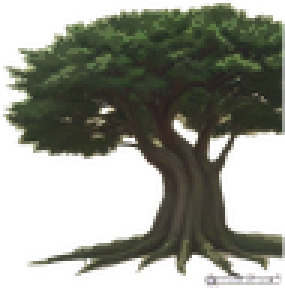
#> input picture assets/props/tree.png, 95 x 96 px (shown 3 times larger)
$ python -i gen_props.py   (imports and definitions only)
#> lines starting #> are read from the running program, lines starting #| are printed output that depends on the picture; after the words box and inside, x2 and y2 are one past the last pixel; in counts of white or black regions, pixels touching at a corner belong together
#> further down, picture is the input picture: PIL image 95x96 RGBA; mean R, G, B, A 55.3, 58.1, 46.3, 141.7
#!/usr/bin/env python
"""Vygeneruje sprity krajinných prvků (stromy, skály, trs, rákosí…) do assets/props.

Postup: Pollinations (zdarma, bez klíče) -> vyříznutí pozadí -> výběr nejlepšího
kandidáta -> zmenšení na cílovou výšku. Stejná logika vyříznutí jako u postav
(`scripts/process_units.py`): polarita podle jasu středu vs. okraje, prahování
a největší souvislá oblast uprostřed.

Proč zvlášť skript: prvky se generují po jednom (model nezvládá víc věcí
v jednom obrázku), potřebují jiné pozadí než postavy (středně šedé, aby šly
vyříznout i světlé věci jako závěj) a je potřeba vybírat z kandidátů — model
občas vyrobí scénu místo jednoho objektu.

Použití:
    python scripts/gen_props.py                       # všechny druhy, 3 kandidáti
    python scripts/gen_props.py --kinds tree,pine      # jen některé
    python scripts/gen_props.py --candidates 4 --seed 100

Po generování se sprity srovnají do palety:
    python scripts/grade_art.py --in assets/props --out assets/props
    python scripts/check-art.py --dir assets/props

Vyžaduje: pillow, numpy, scipy (venv ComfyUI) + internet.
"""
import argparse
import io
import os
import sys
import time
import urllib.parse
import urllib.request

import numpy as np
from PIL import Image
from scipy import ndimage

sys.path.insert(0, os.path.dirname(os.path.abspath(__file__)))

DST = 'assets/props'
BG = 'plain flat medium grey background'
STYLE = 'top-down game sprite, muted earthy fantasy colors, no shadow, no text'
# Motiv zvoleného balíčku „Žoldnéřská kronika" (pergamen + inkoust). Sprity se
# jím dají přegenerovat, aby nebyly jen barevně srovnané, ale měly i stejný
# jazyk linek (docs/STYL_GRAFIKY.md §7).
STYLE_KRONIKA = ('old chronicle illustration style, sepia and olive ink linework with hatching, '
                 'aged parchment tones, muted earthy medieval palette')
STYLES = {'plain': STYLE, 'kronika': STYLE + ', ' + STYLE_KRONIKA}

# druh -> (co nakreslit, cílová výška sprity v px)
PROPS = [
    ('tree',    'single deciduous tree, olive green foliage, brown trunk', 96),
    ('pine',    'single tall pine tree, dark green needles', 96),
    ('boulder', 'single grey boulder stone', 64),
    ('bush',    'small round bush shrub, green leaves', 64),
    ('pebble',  'two small grey stones', 48),
    ('reed',    'cluster of marsh reeds, green brown stalks', 64),
    ('tuft',    'small tuft of grass blades', 48),
    ('drift',   'low snow drift patch, pale white snow', 48),
    ('ripple',  'gentle water ripple lines, pale blue grey', 48),
    ('rut',     'two parallel wheel ruts in dirt, brown', 48),
]

CLOSE = 7       # propojí fragmenty, uzavře díry
PAD = 6         # odsazení ořezu kolem popředí


def cutout(img):
    """Vyříznutý sprite (RGBA) nebo None. Stejná logika jako u postav."""
    rgb = np.asarray(img.convert('RGB')).astype(np.float32)
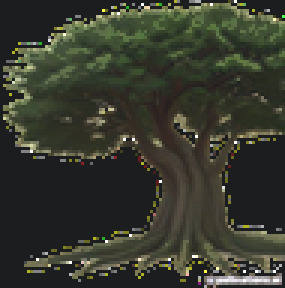
#> rgb: shape (96, 95, 3) float32 (shown 3 times larger); mean R, G, B 55.3, 58.1, 46.3
    h, w, _ = rgb.shape
#> h = 96; w = 95
    lum = rgb.mean(axis=-1)
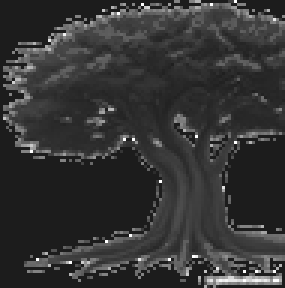
#> lum: shape (96, 95) float32 (shown 3 times larger); min 28.67, max 255, mean 53.2
    c = lum[int(h * 0.3):int(h * 0.7), int(w * 0.3):int(w * 0.7)]
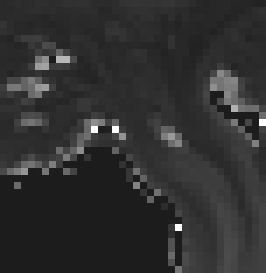
#> c: shape (39, 38) float32 (shown 7 times larger); min 28.67, max 255, mean 48.5
    border = np.concatenate([lum[0, :], lum[-1, :], lum[:, 0], lum[:, -1]])
#> border = 382 values, max 255 at index 78, min 28.67 at index 0, mean 36.54
    c_med, b_med = float(np.median(c)), float(np.median(border))
#> c_med = 44; b_med = 28.67
    if abs(c_med - b_med) < 6:          # objekt a pozadí splývají
        return None
    thr = (c_med + b_med) / 2.0
#> thr = 36.33
    fg = (lum < thr) if c_med < b_med else (lum > thr)
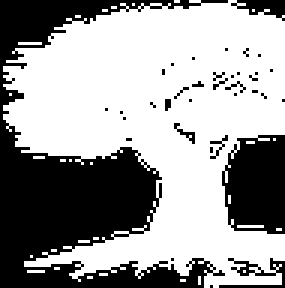
#> fg: shape (96, 95) bool (shown 3 times larger); 62% white; 36 black regions (32 under 20 px), largest, box (x1, y1, x2, y2) and area: (0, 0, 76, 96) 2654, (74, 45, 95, 78) 574, (73, 86, 95, 96) 75, (77, 0, 95, 7) 69
    fg = ndimage.binary_closing(fg, structure=np.ones((CLOSE, CLOSE)))
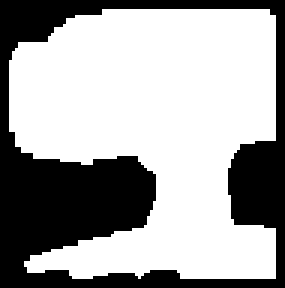
#> fg: shape (96, 95) bool (shown 3 times larger); 64.6% white; 1 black region, box (x1, y1, x2, y2) and area: (0, 0, 95, 96) 3232
    labels, n = ndimage.label(fg)
#> n = 1
    if n == 0:
        return None
    sizes = ndimage.sum(fg, labels, range(1, n + 1))
#> sizes = [5888]
    keep = (labels == int(np.argmax(sizes)) + 1)

    ys, xs = np.where(keep)
#> ys = 5888 values from 3 to 92; xs = 5888 values, max 91 at index 178, min 3 at index 1288, mean 51.38
    if len(xs) == 0:
        return None
    rgba = np.asarray(img.convert('RGBA')).copy()
    rgba[..., 3] = keep.astype(np.uint8) * 255
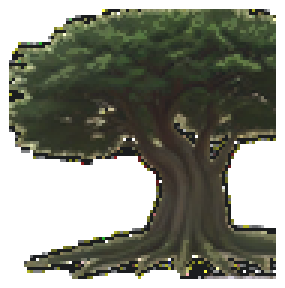
#> rgba: shape (96, 95, 4) (shown 3 times larger); mean R, G, B, A 55.3, 58.1, 46.3, 164.6; transparent parts drawn white
    out = Image.fromarray(rgba, 'RGBA')
    x0, x1 = max(0, xs.min() - PAD), min(w, xs.max() + PAD)
#> x0 = 0; x1 = 95
    y0, y1 = max(0, ys.min() - PAD), min(h, ys.max() + PAD)
#> y0 = 0; y1 = 96
    return out.crop((x0, y0, x1, y1))


# [89 lines left out: functions score, fetch, main, not called in this run]


# [2 lines not run here, left out]

>>> from PIL import Image
>>> picture = Image.open('../assets/props/tree.png')
>>> result = cutout(picture)

$ run again, on assets/props/reed.png
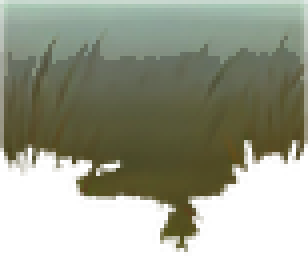
#> input picture assets/props/reed.png, 77 x 64 px (shown 4 times larger)
#> picture is the input picture: PIL image 77x64 RGBA; mean R, G, B, A 79.4, 82.9, 63.4, 175.5
#> border = 282 values, max 190.7 at index 195, min 1.33 at index 77, mean 77.26
#> c_med = 76.67; b_med = 69.33
#> thr = 73
#> in cutout, `labels, n = ndimage.label(fg)`:
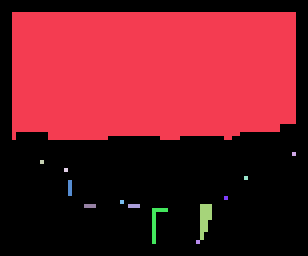
#> labels: shape (64, 77) int32 (shown 4 times larger); 14 distinct labels, from 0 to 13; one colour per label, 0 black
#> n = 13
#> sizes = [2194, 1, 1, 1, 1, 4, 1, 1, 3, 3, 20, 12, 1]
#> keep: shape (64, 77) bool; 44.5% white; 1 white region, box (x1, y1, x2, y2) and area: (3, 3, 74, 35) 2194
#> ys = 2194 values from 3 to 34; xs = 2194 values, max 73 at index 70, min 3 at index 0, mean 37.69
#> x0 = 0; x1 = 77
#> y0 = 0; y1 = 40
#> in cutout, `return out.crop((x0, y0, x1, y1))`:
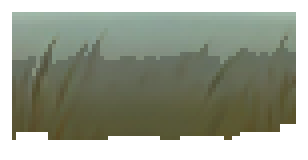
#> returned value: PIL image 77x40 RGBA (shown 4 times larger); mean R, G, B, A 110.2, 117, 93.5, 181.6; transparent parts drawn white
